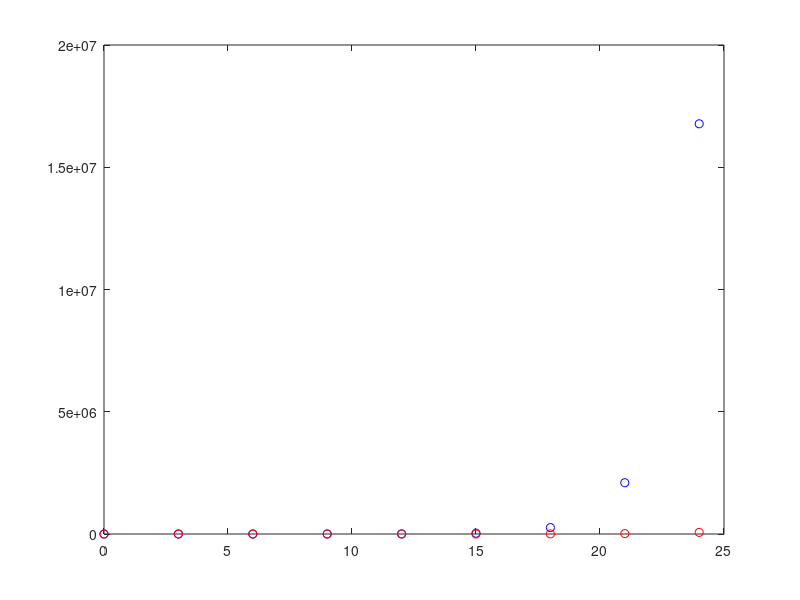
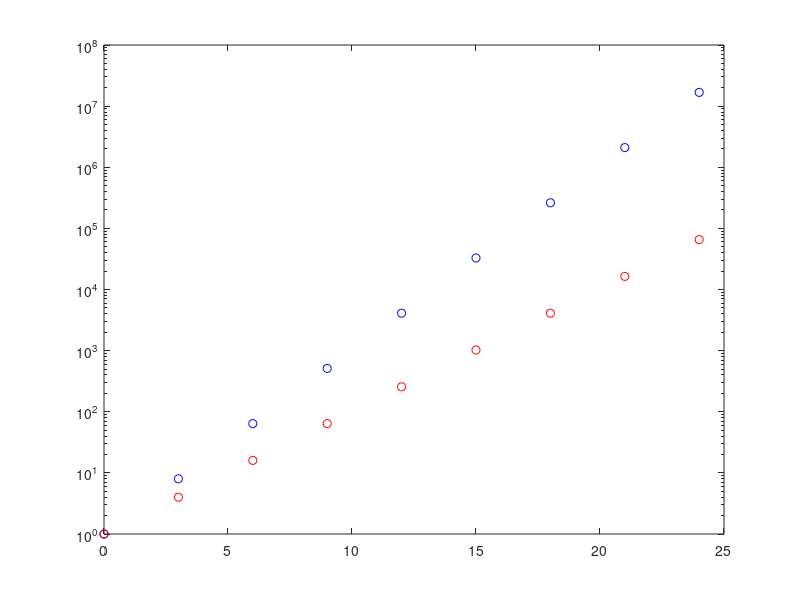

MATLAB code to generate these figures, in order:
clc, clearvars


x = 0:3:24;
y1 = 1 * (2).^(x/1.0);
y2 = 1 * (2).^(x/1.5);

plot(x,y1,'bo');
hold on;
plot(x,y2, 'ro');

figure();
semilogy(x,y1, 'bo');
hold on;
semilogy(x,y2, 'ro');

%% The bacteria that doubled every 60 minutes was much smaller than the 
%% 90 minutes plot on the regular plot. On the linear-log plot, the difference 
%% is much smaller
